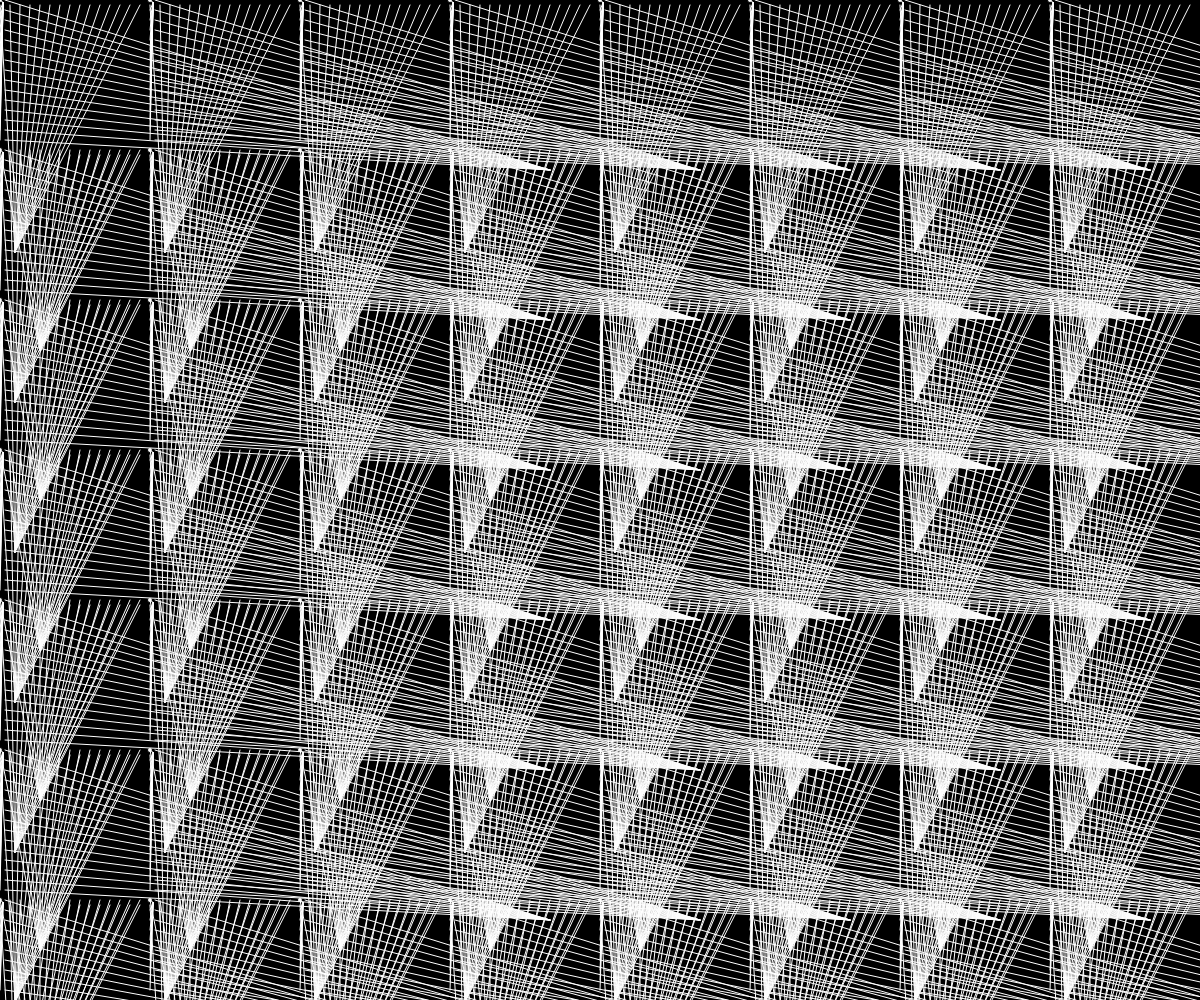
Frame 1 (no input)
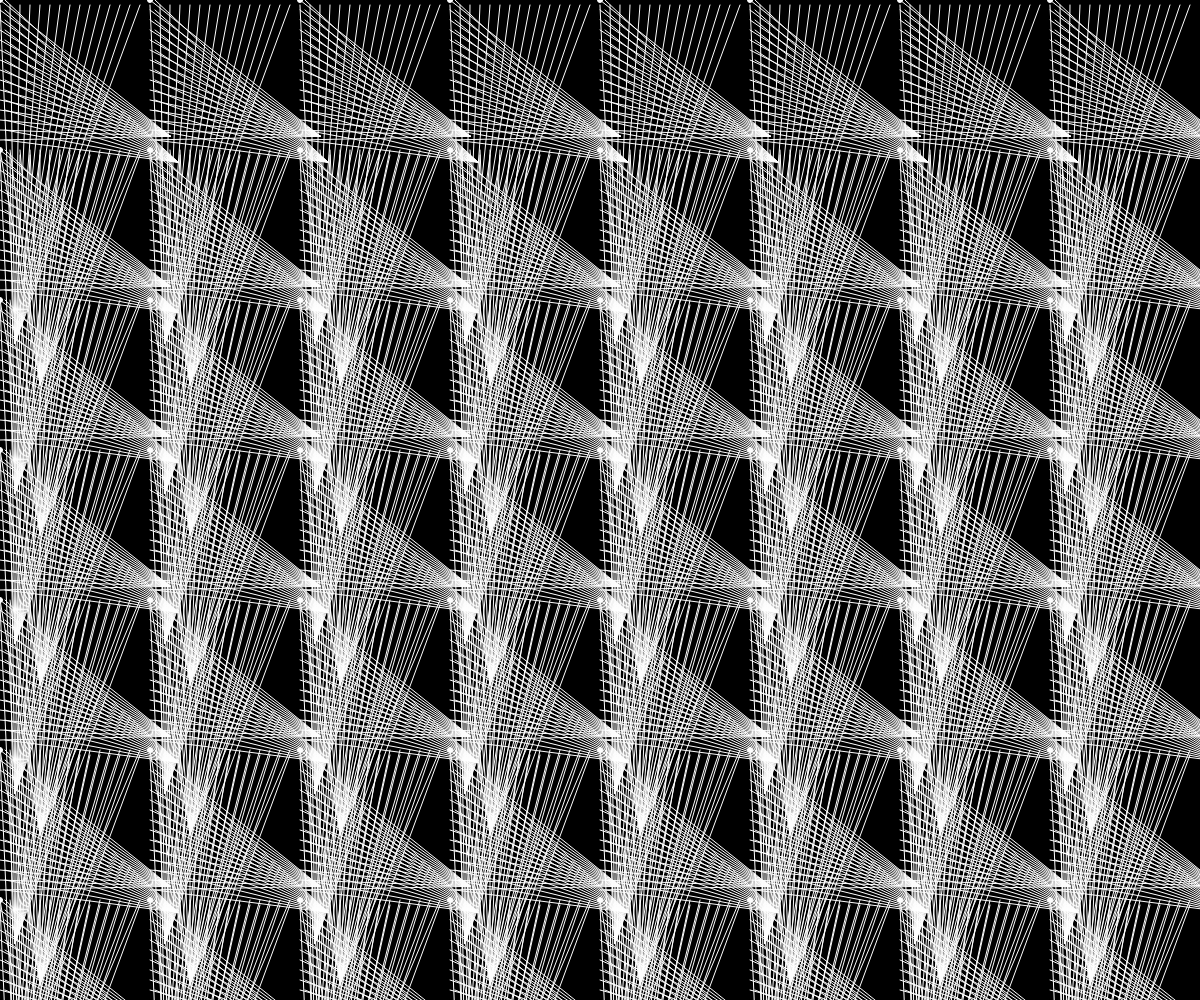
Frame 60 (no input)
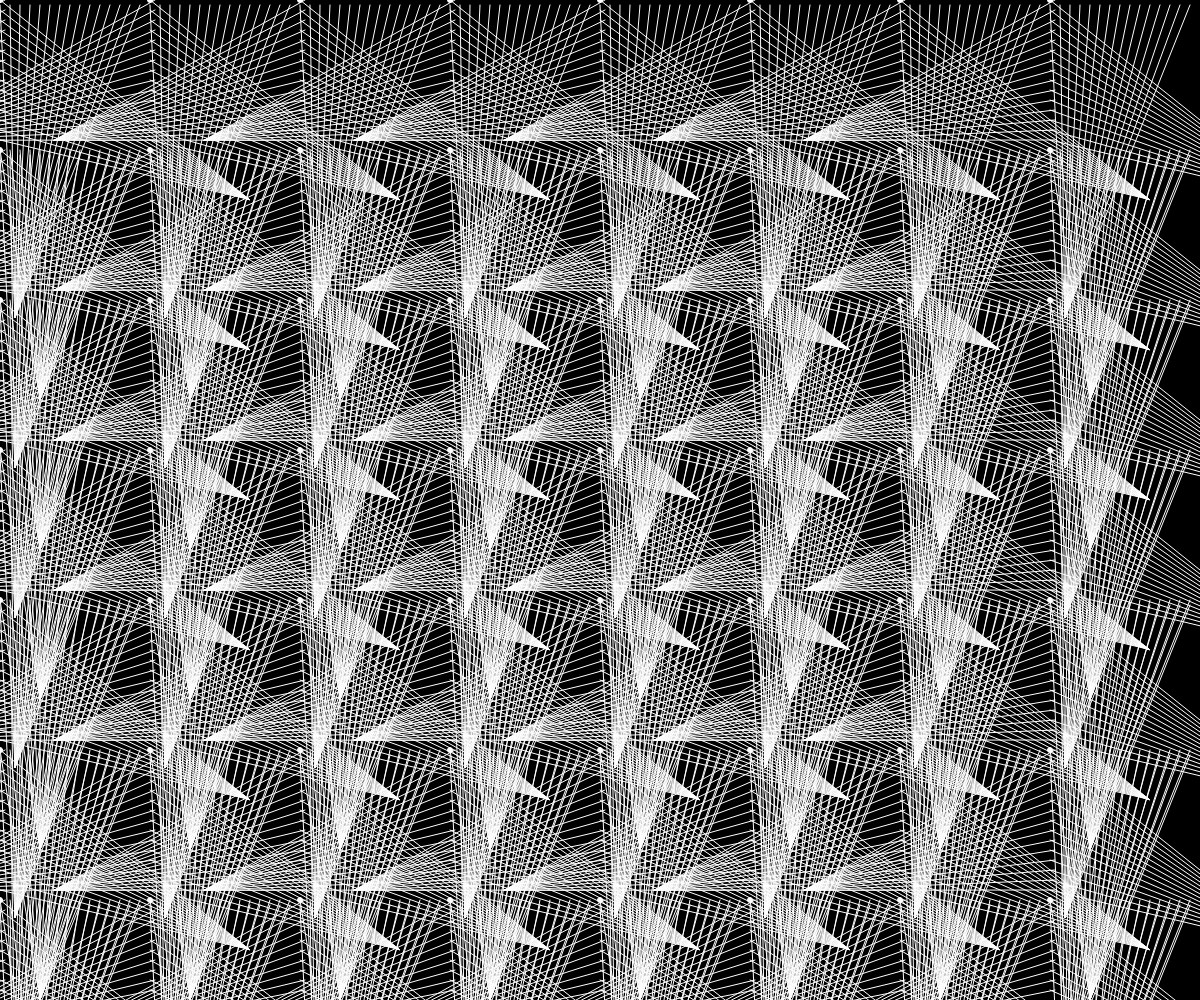
Frame 120 (the mouse pressed at the canvas centre since frame 60)

The p5.js sketch that drew these frames (run headless with seeded random() and noise() and a simulated clock; from frame 60 on, the mouse is pressed at the canvas centre):

// p5.js sketch
// ── sketch.js
var bigStep = 150;

function setup() {
  createCanvas(windowWidth, windowHeight);
}

function draw() {
  background(0);

  var centerpoints = [];
  for (let i = 0; i < windowWidth; i += bigStep) { 
    for (let j = 0; j < windowHeight; j += bigStep) {
      color(255);
      circle(i, j, 5);
      centerpoints.push([i, j])
    }
  }

  print(centerpoints)

  i_big = 250 * sin(frameCount / 80);
  for (let i = 0; i < windowWidth; i += 150) {
    if (i % bigStep == 0 && i != 0) {
      i_big += bigStep;
    }
    var j_big = 200 * sin(frameCount / 80);
    for (let j = 0; j < windowHeight; j += 10) {
      if (j % bigStep == 0 && j != 0) {
        j_big += bigStep;
      }
      stroke(255);
      line(i, j, i_big, j_big);
    }
  }

  i_big = 400 * cos(frameCount / 40);
  var i_offset = 5;
  for (let i = i_offset; i < windowWidth; i += 150) {
    if ((i - i_offset) % bigStep == 0 && i != 0) {
      i_big += bigStep;
    }
    var j_big = 170 * cos(frameCount / 200);
    for (let j = 0; j < windowHeight; j += 10) {
      if (j % bigStep == 0 && j != 0) {
        j_big += bigStep;
      }
      stroke(255);
      line(i, j, i_big, j_big);
    }
  }

  j_big = 200 + 50 * sin(frameCount / 80);
  for (let j = 0; j < windowHeight; j += 150) {
    if (j % bigStep == 0 && j != 0) {
      j_big += bigStep;
    }
    let i_big = 40 * cos(frameCount / (j * 20));
    for (let i = 0; i < windowWidth; i += 10) {
      if (i % bigStep == 0 && i != 0) {
        i_big += bigStep;
      }
      stroke(255);
      line(i, j, i_big, j_big);
    }
  }

  j_big = 100 + 100 * sin(frameCount / 50);
  var j_offset = 5;
  for (let j = j_offset; j < windowHeight; j += 150) {
    if ((j - j_offset) % bigStep == 0 && j != 0) {
      j_big += bigStep;
    }
    if (j % bigStep == 0 && j != 0) {
      j_big += bigStep;
    }
    let i_big = 15;
    for (let i = 0; i < windowWidth; i += 10) {
      if (i % bigStep == 0 && i != 0) {
        i_big += bigStep;
      }
      stroke(255);
      line(i, j, i_big, j_big);
    }
  }

}
